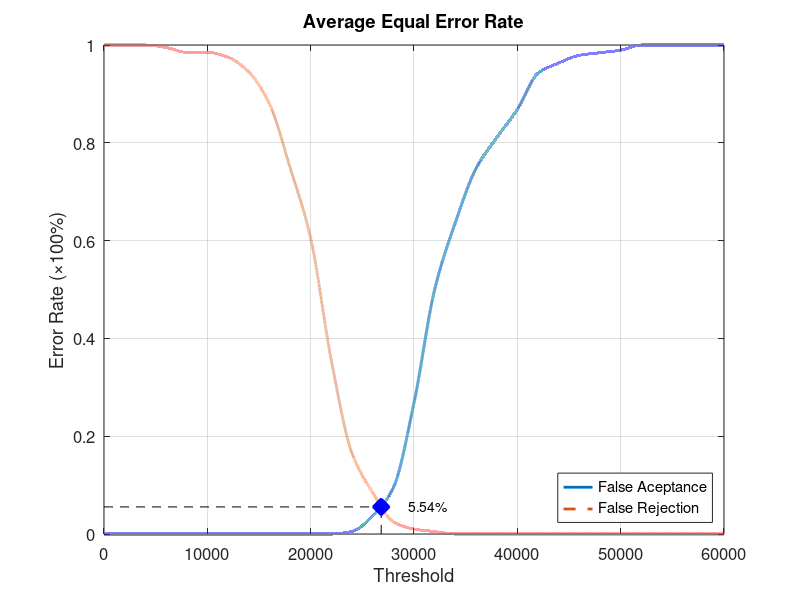
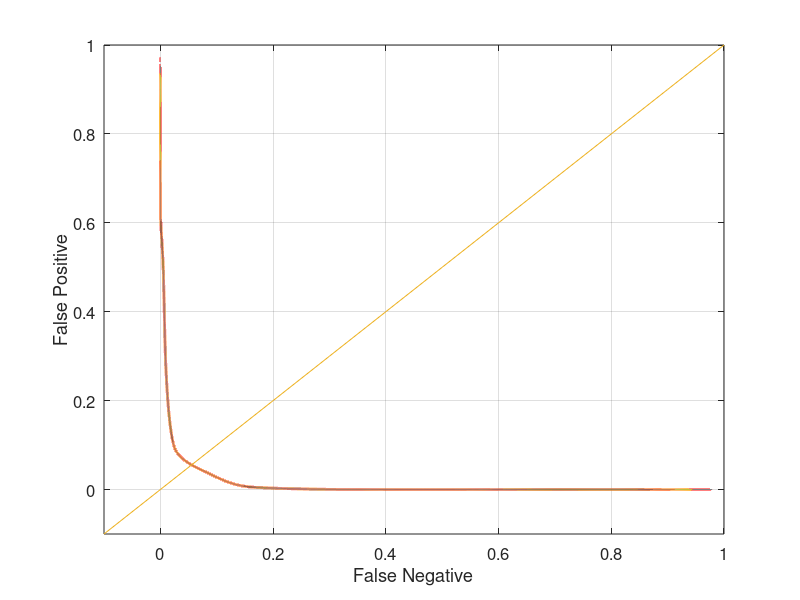

Write MATLAB code to recreate these figures, in order.
function yEER = Database5_2
close all;
clear;
clc;
x = 0:2000:60000;
xq = 0:0.5:60000;

y0 = [0 0 0 0 0 0 0 0 0 0 0 0 0.00526316 0.0368421 0.0947368 0.268421 0.5 0.636842 0.747368 0.810526 0.868421 0.942105 0.963158 0.978947 0.984211 0.989474 1 1 1 1 1];
yy0 = interp1(x, y0, xq, 'pchip');
y1 = [1 1 1 0.995 0.985 0.985 0.975 0.945 0.88 0.75 0.605 0.355 0.165 0.085 0.025 0.01 0.005 0 0 0 0 0 0 0 0 0 0 0 0 0 0];
yy1 = interp1(x, y1, xq, 'pchip');

% Calculating EER: 
y2 = abs(y0 - y1);
find(y2 == min(y2))
yy2 = abs(yy0 - yy1);
xEER = find(yy2 == min(yy2));
xEERIndex = xq(xEER) % X-axis EER
yEER = yy0(xEER) % Y-axis EER

main = figure
plot(xq, yy0,'-','LineWidth', 2);	hold on
plot(xq, yy1,'--','LineWidth', 2);	hold on
plot([xEERIndex xEERIndex], [0 yEER], 'k--');	hold on
plot([0 xEERIndex], [yEER yEER], 'k--');	hold on
plot(xEERIndex, yEER, 'bx', 'LineWidth', 10);	hold on
text(xEERIndex + 10 * xEERIndex / 100, yEER, [num2str(round((10000 * yEER)) / 100) '%'])
legend('False Aceptance', 'False Rejection', 'Location', 'SouthEast')
xlabel('Threshold')
ylabel('Error Rate (\times100%)')
title('Average Equal Error Rate')
set(gca, 'FontSize', 12)
axis([0 60000 0 1])
grid on

print(main, 'Database5_2Main', '-dpng');
FNRxFPR = figure('Color', [1 1 1]);
plot(yy1, yy0, '-', yy1, yy0, 'LineWidth', 2);
hold on
y = -0.1:0.1:1
plot(y, y); 
set(gca, 'FontSize', 12)
xlabel('False Negative')
ylabel('False Positive')
axis([-0.1 1 -0.1 1])
set(gca, 'FontSize', 12)
grid on

print(FNRxFPR, 'Database5_2FNRxFPR','-dpng');
end
